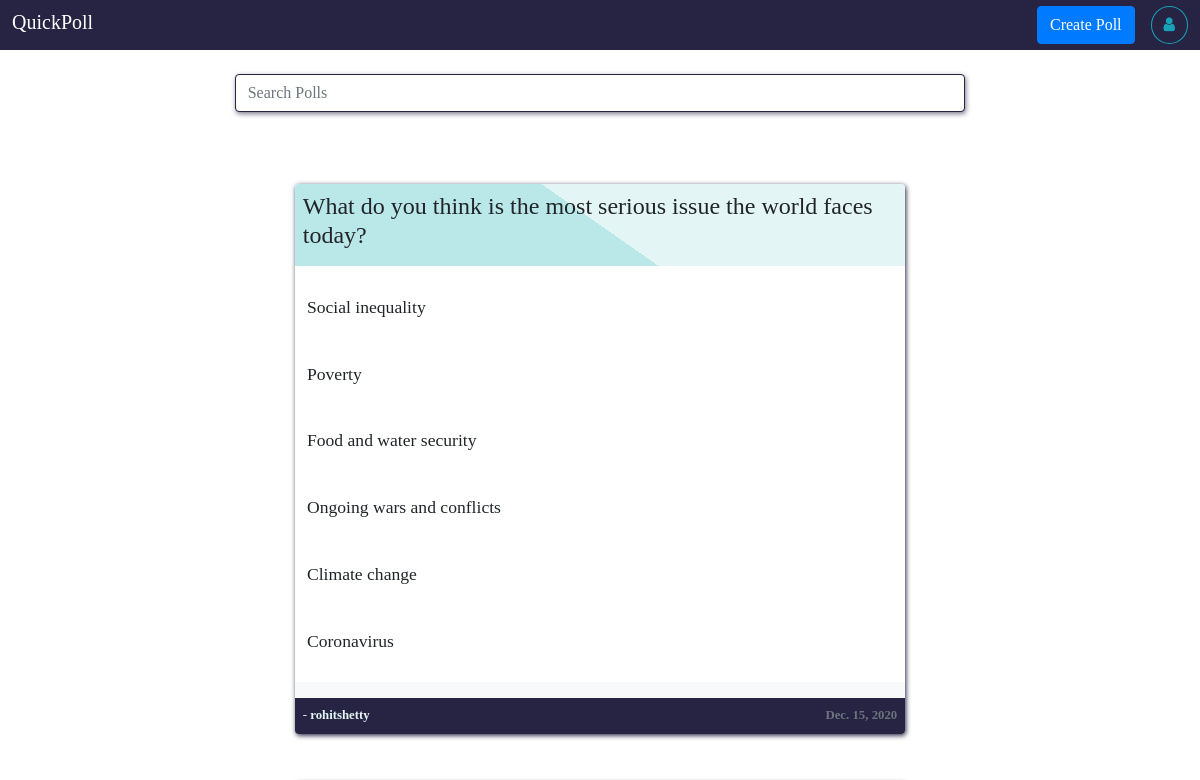
Before: /home/ (signed in, upper part) with the older database file.
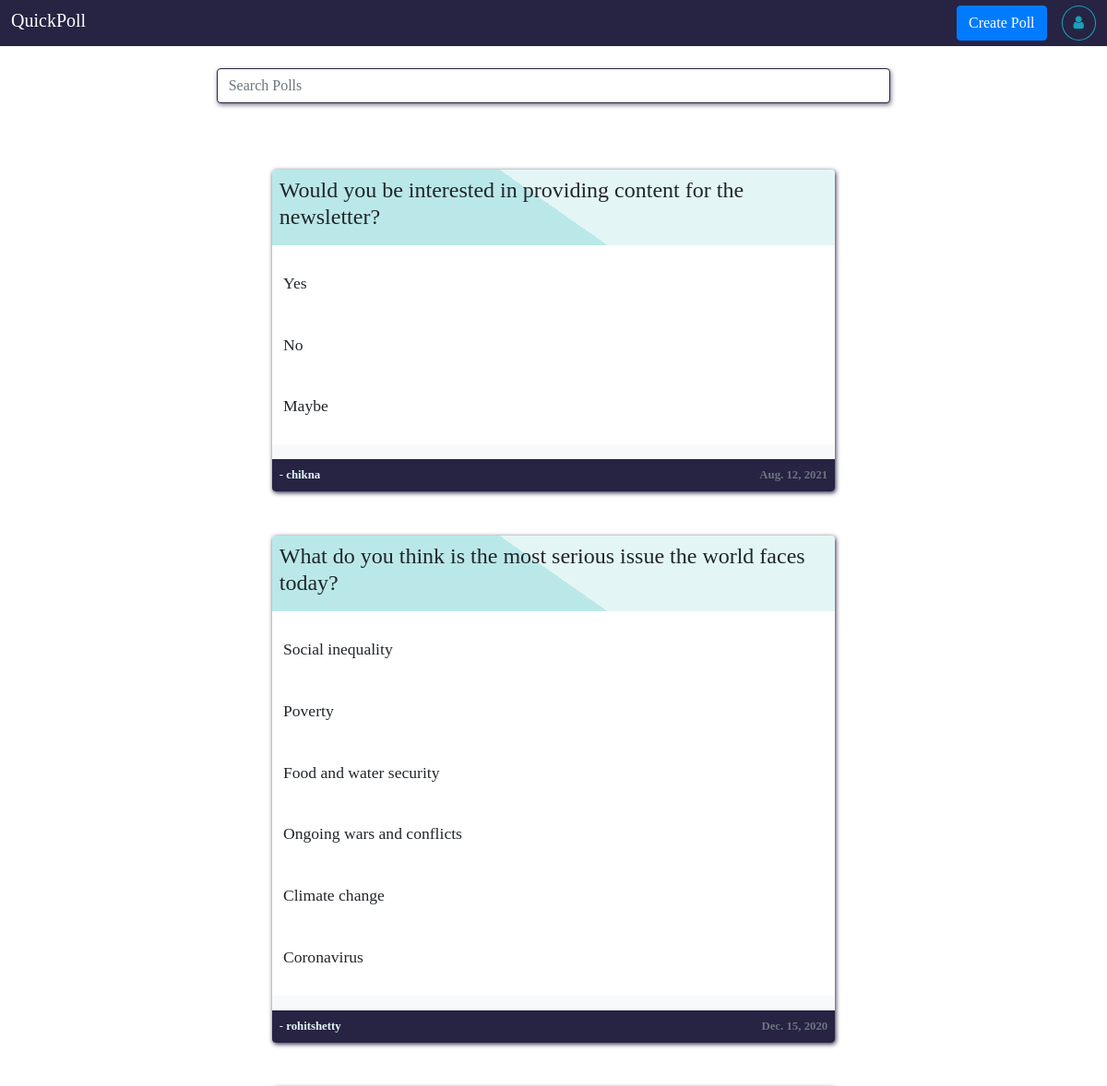
After: the same page with the newer database file.
### createPoll/models.py (models this page shows, shortened)
class Question(models.Model):
	question_text = models.TextField()
	pollBy = models.CharField(max_length=20,default="anonymous")
	pub_date = models.DateField(auto_now_add=True)
	class Meta:
		verbose_name_plural = "question"

class Choices(models.Model):
	question = models.ForeignKey(Question,on_delete=models.CASCADE)
	choice = models.CharField(max_length=200)
	votes = models.IntegerField(default=0)
	class Meta:
		verbose_name_plural = "Choices"

### home/views.py (the view)
# urls.py: path('',views.home,name="home"),
def home(request):
	try:
		sessUsername = request.session['sessUsername']
	except:
		return HttpResponseRedirect(reverse("user:user"))
	else:
		context = {}
		try:
			questions = Question.objects.order_by("-pub_date")
		except Question.DoesNotExist:
			pass
		else:
			context['questions'] = questions
			context['user'] = sessUsername
			votedQuestions = Voter.objects.filter(votedBy=sessUsername) #questions voted by session user
			votedQuestionID = []
			for votedQuestion in votedQuestions:
				votedQuestionID.append(votedQuestion.question.id)
			context['votedQuestionID'] = votedQuestionID
			if "resultBtn" in request.GET:
				request.session['sessQID'] = request.GET.get('resultBtn');
				return HttpResponseRedirect(reverse("home:result"))
			return render(request,'home/home.html',context)

### home/templates/home/home.html (shortened to what this page needs)
{%  extends 'user/base.html' %}
{% load static %}
{% block style %}
	<link rel="stylesheet" type="text/css" href="/static/user/css/style.css?{% now 'U' %}">
	<link rel="stylesheet" type="text/css" href="/static/user/css/home-style.css?{% now 'U' %}">
{% endblock style %}
{% block header %}
	<div class="jumbotron-fluid main-theme-bg smaller-padding d-flex justify-content-between">
		<h5 class="mt-1"><a href="{% url 'home:home' %}" class="white-color">QuickPoll</a></h5>
		<div class="d-flex ml-2s">
			<a href="{% url 'createPoll:createPoll' %}"><button class="btn btn-primary mr-2">Create Poll</button></a>
			<a href="{% url 'userProfile:userProfile' %}"><button class="btn btn-outline-info ml-2" style="border-radius:50%"><i class="fa fa-user"></i></button></a>
		</div>
	</div>
{% endblock header %}
{% block content %}
	<div class="container p-2">
		<div class="input-group mb-3 mt-3 w-65 mx-auto">
		  <input type="text" class="form-control" id="searchPoll" placeholder="Search Polls">
		</div>
	</div>
	<div class="container mt-2">
		{% if questions %}
			{% for question in questions %}
				<div class="container polls w-screen-auto p-0 bg-light mt-5 rounded ">
					<div class="poll-header p-2 rounded-top">
						<h4 class="question">{{ question.question_text }}</h4>
					</div>
					<div class="poll-body pt-3 {% if question.id in votedQuestionID %}pl-2 pr-2{% endif %}">
						{% if question.id not in votedQuestionID %}
							<ul>
								{% for choice in question.choices_set.all %}
									<li class="choice__li " data-id="{{ choice.id }}" question-id="{{ question.id }}" onclick="vote(this)">
										<p>{{ choice.choice }}</p>
									</li>
								{% endfor %}
							</ul>
						{% endif %}
					</div>
					<div class="poll-footer p-2 d-flex justify-content-between rounded-bottom">
						<small class="{% if question.pollBy == user %}text-light{% endif %} pollByUser">{% if question.pollBy != user %}<a href="{% url 'userProfile:viewProfile' question.pollBy %}">- <b>{{ question.pollBy }}</b></a>{% else %}- <b>{{ question.pollBy }}</b>{% endif %}</small>
						<small class="text-muted"><b>{{ question.pub_date }}</b></small>
					</div>
				</div>
			{% endfor %}
		{% else %}
			<div class="container polls w-screen-auto p-0 mt-5 rounded border">
				<div class="poll-header p-2 rounded-top">
					<h4 class="question text-center">It seems there are no Polls.</h4>
				</div>
			</div>
		{% endif %}
	</div>
{% endblock content %}

Changed rows visible on the page:
added Question: question_text "Would you be interested in providing content for the newsletter?", pollBy "chikna", pub_date "Aug. 12, 2021"
added Choices: choice "Yes", shown under "Would you be interested in providing content for the newsletter?"
added Choices: choice "No", shown under "Would you be interested in providing content for the newsletter?"
added Choices: choice "Maybe", shown under "Would you be interested in providing content for the newsletter?"
